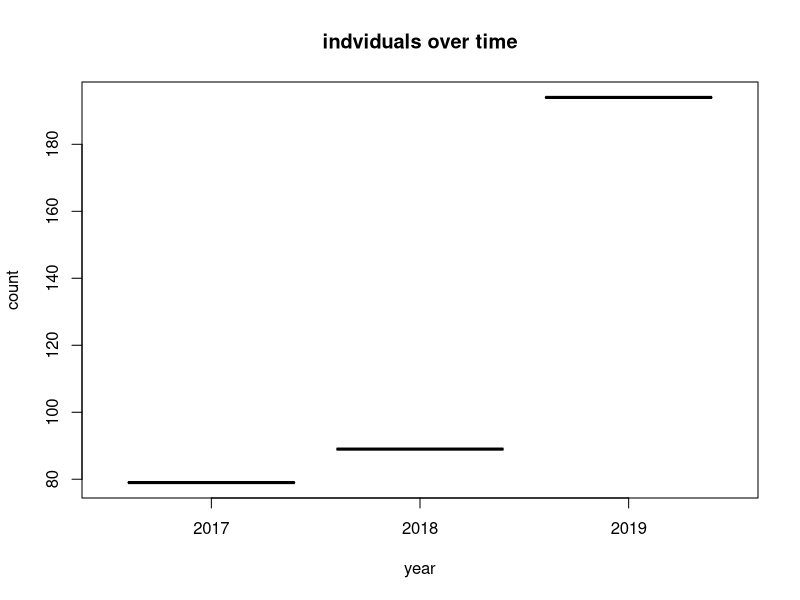
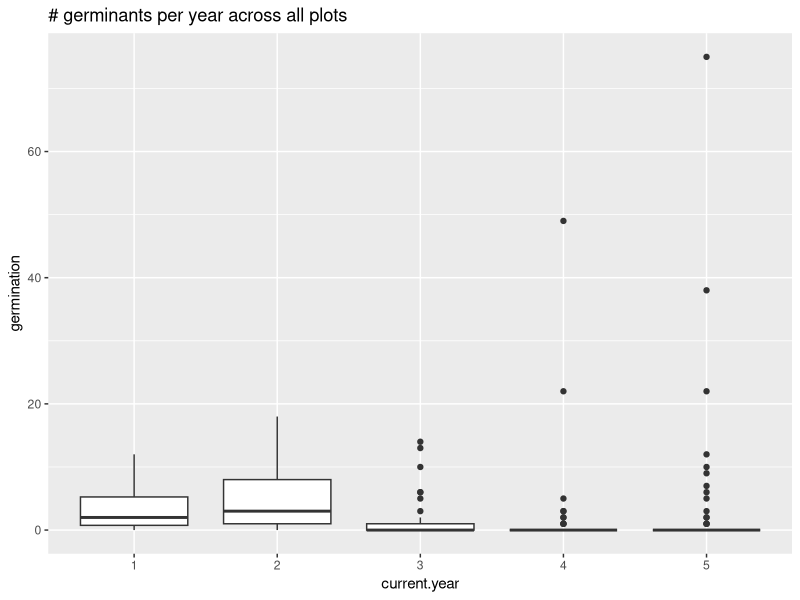
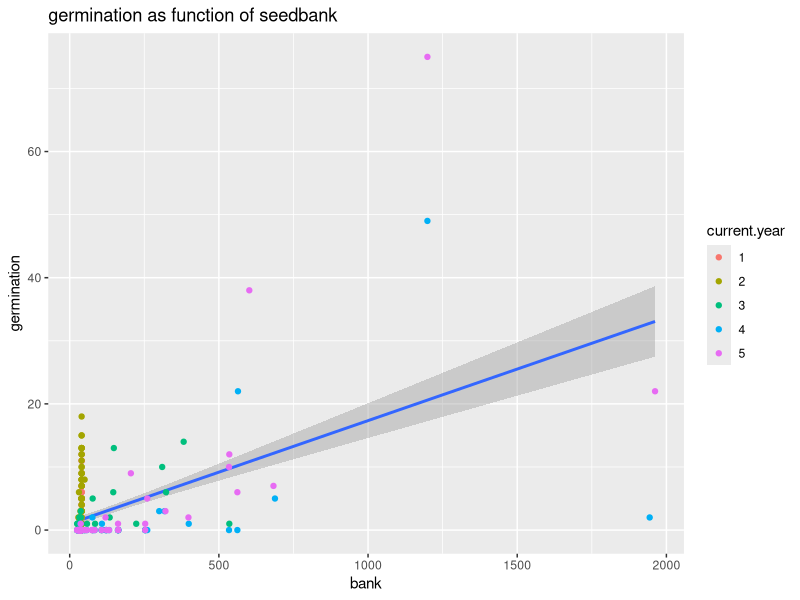
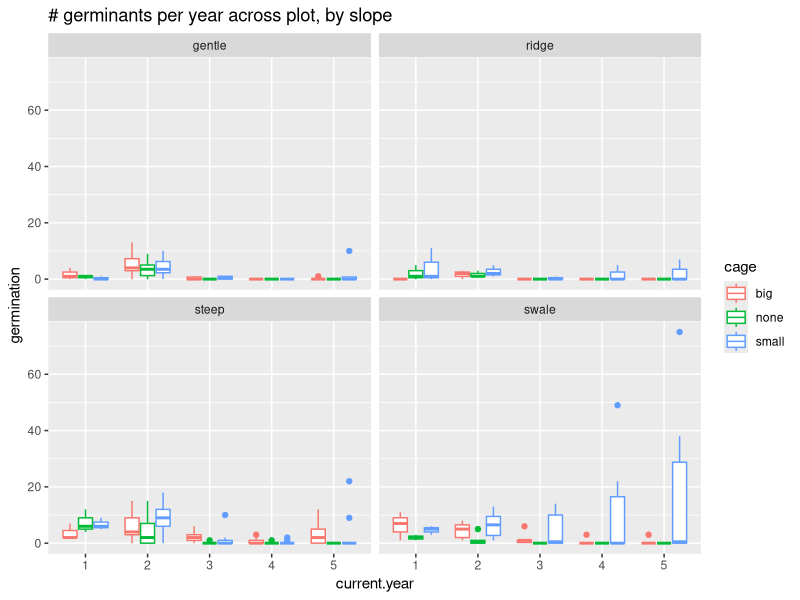
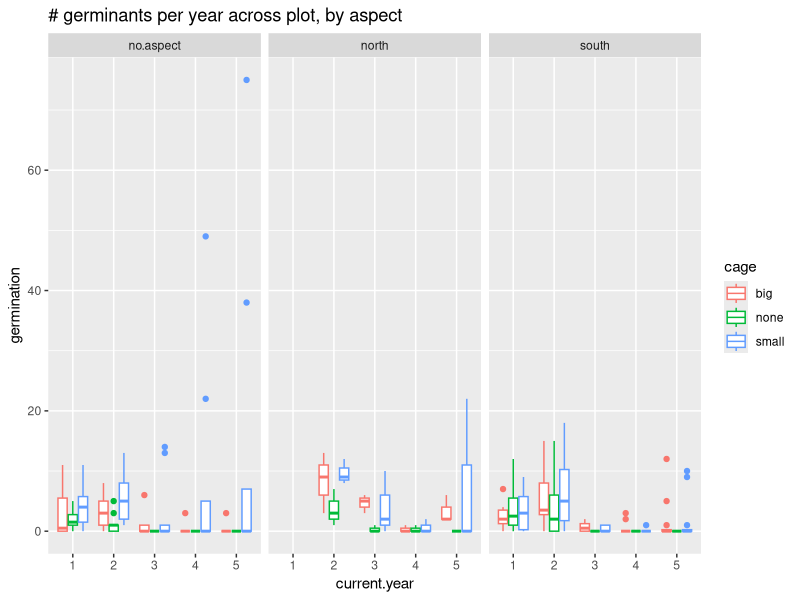
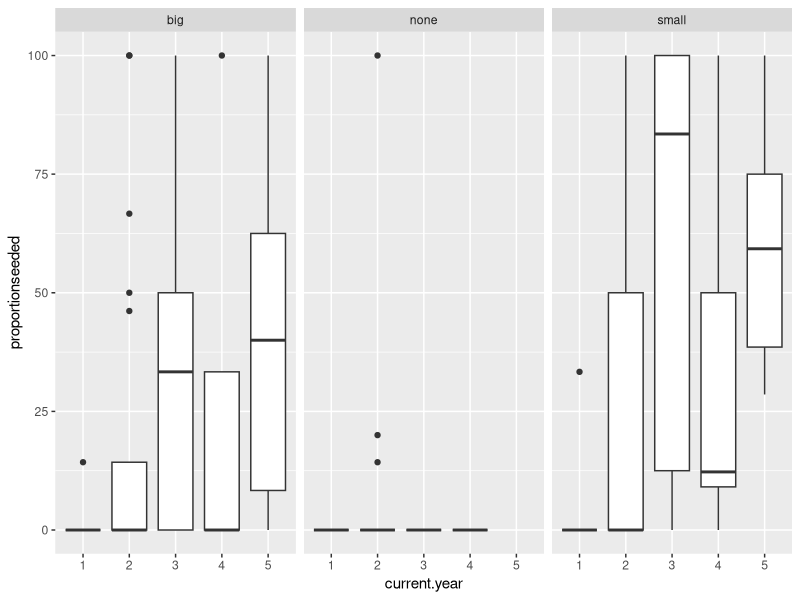
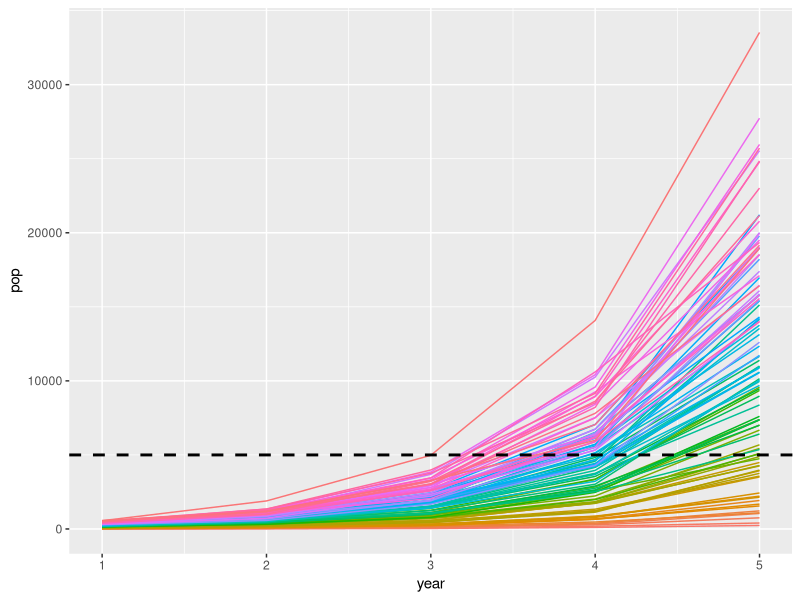
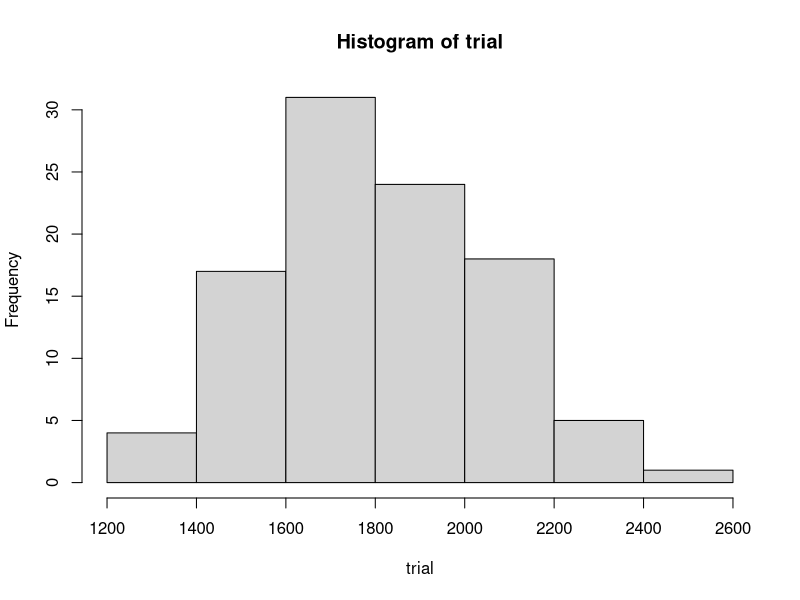

These charts were generated, in order, by the following R code:
## ---- chunk 1
knitr::opts_chunk$set(echo = FALSE, warning = F, message = F)
## ---- chunk 2
library(tidyverse)
library(readxl)


# read in metadate for easy reference
metadata_plot <- read_excel("data_scripts/BLEA_LUNI_metadata.xlsx", sheet = 1)
metadata_idnv <- read_excel("data_scripts/BLEA_LUNI_metadata.xlsx", sheet = 2)


### read in yearly data 
#~ remove blank rows 
#~ add explicit year

### 2016 data is wonky (different columns, and values w/in columns.. & has the multiple seeding starts)
nipomo2016 <- read_csv("data_scripts\nipomo2016.csv")
nipomo2016 <- nipomo2016[!apply(is.na(nipomo2016) | nipomo2016 == "", 1, all),]
nipomo2016$year <- "2016"


nipomo2017 <- read_csv("data_scripts/nipomolupine2017.csv") %>% 
  rename("seedpods" = "seeds")
nipomo2017 <- nipomo2017[!apply(is.na(nipomo2017) | nipomo2017 == "", 1, all),] # remove blank rows
nipomo2017$year <- "2017"



nipomo2018 <- read_csv("data_scripts/nipomolupine2018.csv")  %>% 
  rename("seedpods" = "seeds")
nipomo2018 <- nipomo2018[!apply(is.na(nipomo2018) | nipomo2018== "", 1, all),]
nipomo2018$year <- "2018"


nipomo2019 <- read_csv("data_scripts/nipomolupine2019.csv")
nipomo2019 <- nipomo2019[!apply(is.na(nipomo2019) | nipomo2019 == "", 1, all),]
nipomo2019$year <- "2019"


yearlydata <-read_csv("data_scripts/nipomo5years.csv")
yearlydata$current.year <- as.factor(as.character(yearlydata$current.year))



#### bind all together 
bind_17_18 <- bind_rows(nipomo2017, nipomo2018)
all_data <- bind_rows(bind_17_18, nipomo2019)
all_data$year <- as.factor(all_data$year)




## ---- chunk 3
### need to clean attribute coding (e.g some years "no aspect" was recorded as "no.aspect")
# see:
unique(all_data$Slope) # steep and Steep
unique(all_data$Topo)
unique(all_data$Aspect) # South & south why 'small'?
# maybe others
## ---- chunk 4

### count the number of individuals over time
pop_trend <- all_data %>% 
  group_by(year) %>% 
  summarise(
    count = length(unique(id))
  )

plot(pop_trend, main = "indviduals over time")


## ---- chunk 5
### number of germinates over time
ggplot(yearlydata, aes(current.year, germination)) +
  geom_boxplot() + 
  labs(
    title = "# germinants per year across all plots"
  )

### germ ~ bank
ggplot(yearlydata, aes(bank, germination)) +
  geom_smooth(method = "lm") +
  geom_point(aes(color = current.year)) +
  labs(title = "germination as function of seedbank")

#### germ ~ slop/aspect + cage

ggplot(yearlydata, aes(current.year, germination)) +
  geom_boxplot(aes(color = cage)) +
  facet_wrap(~Slope) + 
  labs(
    title = "# germinants per year across plot, by slope"
  )

ggplot(yearlydata, aes(current.year, germination)) +
  geom_boxplot(aes(color = cage)) +
  facet_wrap(~Aspect) + 
  labs(
    title = "# germinants per year across plot, by aspect"
  )
## ---- chunk 6
 # what proportion of germinated individuals survive and bear seeds
ggplot(yearlydata, aes(current.year, proportionseeded)) +
  geom_boxplot() +
  facet_wrap(~cage)

# what is the fecundity?
# yearly average 
fecund <- all_data %>% 
  group_by(year) %>% 
  summarise(
    avg_pods = mean(seedpods, na.rm = T),
    sd = sd(seedpods, na.rm = T)
  )

seed_per_pod <- 2
total_avg_seed <- mean(fecund$avg_pods) * seed_per_pod
### next steps, what variables best predict fecundity?


# use geometric mean????

## ---- chunk 7


## exogenous drivers -- should be generated on a microhabitat/treatment basis
# d <-  # death rate of seeds (how can we figure this out!?!)
# f <-  # fecundity - note: need to find a way to model this so we can randomize based on some known mean and sd
# g <-  # germination rate -- (same note^^^)
  

sim_lupin <- function(planted) {
  
  N <- vector(length = 5)
  b <- vector(length = 6)
  b[1] <- planted
  
   ## need to figure out the proper distribution for these ( for each treatment type?)
  d <- rnorm(5, .2, .02)
  f <- rnorm(5, total_avg_seed, 4)
  g <- rnorm(5, .05, .005)
  ## if less than 0 turn to 0
  g[g<0] <- 0
  f[f<0] <- 0
  
  for(year in 1:5) {
    N[year] <- (b[year] - d[year])*g[year]
    b[year + 1] <- (N[year] * f[year]) + (b[year] - N[year])
  }
  
  res <- data.frame(year = seq(1,5), pop = N, bank = b[1:5])
  res$scenario <- planted
  
  return(res)
}
# example of 40 starting seeds
sim_lupin(40)

## ---- chunk 8
### how to choose necessary planting

planted <- seq(100, 10000, 100)

sim_list <- lapply(planted, sim_lupin)

sim <- bind_rows(sim_list)
seeds_needed <- sim %>% 
  filter(year == 5 & pop > 5000) %>% 
  filter(scenario == min(scenario)) %>% ### do we want to select the min or average here?
  select(scenario) %>% 
  as.numeric()


## next to do: monte-carlo simulation to see how randomness effects each of these



# plot the trend
ggplot(sim, aes(year, pop, group = as.factor(scenario), color = as.factor(scenario))) +
  geom_line() +
  geom_hline(yintercept = 5000, linetype = "dashed", size = 1) +
  theme(legend.position = "none")


## ---- chunk 9
### this is for if we know the mean and sd for death, fecundity, and germination
## if any of these are unknown, see the MonteCarlo simulation in ./MonteCarlo.Rmd

num_trials <- 100

trial <- vector(length = num_trials)

planted <- seq(1000, 20000, 100)

for (i in 1:length(trial)) {
  sim_list <- lapply(planted, sim_lupin)

  sim <- bind_rows(sim_list)
  
  seeds_needed <- sim %>% 
    filter(year == 5 & pop > 5000) %>% 
    filter(scenario == min(scenario)) %>% ### do we want to select the min or average here?
    select(scenario) %>% 
    as.numeric()
  
  trial[i] <- seeds_needed
  
  # mark progress (for sanity's sake)
  if(i%%100 == 0) {
    print(paste(i/length(trial)))
  }

  
}

hist(trial)

# mean and sd of seeds needed (is the mode more appropriate here?)
mean(trial)
sd(trial)


### once we get this mean, we can then frame the question in another way:
## if we plant X# of seeds, what is the probability of getting to N=5000 by year 5
## ---- chunk 10
#linear model example for germination
test <- lm(germination ~ som + ph + ec, data = yearlydata)
summary(test)


## how to assign a unique ID based on multiple attributes (for assigning plot ID if we want)
tmp <- all_data %>% 
  mutate(plot_ID = group_indices(., Slope, rep, Topo, cage, Scarification)) ## dont think this is the right group combo

# do all rep 1,2,etc means the same thing?
tmp <- filter(all_data, rep == 1)
# no.

